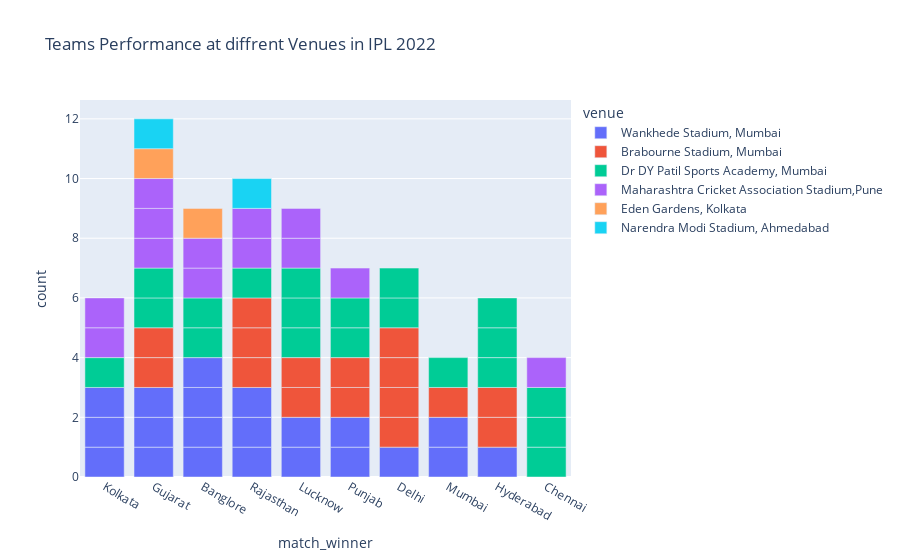

This figure's notebook cell:
### Code cell
figure = p.bar(data, x=data["match_winner"], color = "venue",
            title="Teams Performance at diffrent Venues in IPL 2022")
figure.show()

### Figure 1 — Plotly figure (JSON) as saved in the notebook; plotly's stock layout.template omitted (floating-point values rounded to 4 significant figures)
{"data": [{"alignmentgroup": "True", "hovertemplate": "venue=Wankhede Stadium, Mumbai<br>match_winner=%{x}<br>count=%{y}<extra></extra>", "legendgroup": "Wankhede Stadium, Mumbai", "marker": {"color": "#636efa", "pattern": {"shape": ""}}, "name": "Wankhede Stadium, Mumbai", "offsetgroup": "Wankhede Stadium, Mumbai", "orientation": "v", "showlegend": true, "textposition": "auto", "type": "bar", "x": ["Kolkata", "Gujarat", "Kolkata", "Banglore", "Rajasthan", "Banglore", "Rajasthan", "Lucknow", "Punjab", "Gujarat", "Delhi", "Lucknow", "Kolkata", "Rajasthan", "Banglore", "Mumbai", "Gujarat", "Hyderabad", "Banglore", "Mumbai", "Punjab"], "xaxis": "x", "y": [1, 1, 1, 1, 1, 1, 1, 1, 1, 1, 1, 1, 1, 1, 1, 1, 1, 1, 1, 1, 1], "yaxis": "y"}, {"alignmentgroup": "True", "hovertemplate": "venue=Brabourne Stadium, Mumbai<br>match_winner=%{x}<br>count=%{y}<extra></extra>", "legendgroup": "Brabourne Stadium, Mumbai", "marker": {"color": "#EF553B", "pattern": {"shape": ""}}, "name": "Brabourne Stadium, Mumbai", "offsetgroup": "Brabourne Stadium, Mumbai", "orientation": "v", "showlegend": true, "textposition": "auto", "type": "bar", "x": ["Delhi", "Lucknow", "Punjab", "Gujarat", "Delhi", "Hyderabad", "Lucknow", "Rajasthan", "Delhi", "Hyderabad", "Gujarat", "Delhi", "Mumbai", "Punjab", "Rajasthan", "Rajasthan"], "xaxis": "x", "y": [1, 1, 1, 1, 1, 1, 1, 1, 1, 1, 1, 1, 1, 1, 1, 1], "yaxis": "y"}, {"alignmentgroup": "True", "hovertemplate": "venue=Dr DY Patil Sports Academy, Mumbai<br>match_winner=%{x}<br>count=%{y}<extra></extra>", "legendgroup": "Dr DY Patil Sports Academy, Mumbai", "marker": {"color": "#00cc96", "pattern": {"shape": ""}}, "name": "Dr DY Patil Sports Academy, Mumbai", "offsetgroup": "Dr DY Patil Sports Academy, Mumbai", "orientation": "v", "showlegend": true, "textposition": "auto", "type": "bar", "x": ["Punjab", "Banglore", "Rajasthan", "Lucknow", "Lucknow", "Hyderabad", "Hyderabad", "Chennai", "Gujarat", "Hyderabad", "Banglore", "Chennai", "Gujarat", "Mumbai", "Punjab", "Chennai", "Kolkata", "Delhi", "Delhi", "Lucknow"], "xaxis": "x", "y": [1, 1, 1, 1, 1, 1, 1, 1, 1, 1, 1, 1, 1, 1, 1, 1, 1, 1, 1, 1], "yaxis": "y"}, {"alignmentgroup": "True", "hovertemplate": "venue=Maharashtra Cricket Association Stadium,Pune<br>match_winner=%{x}<br>count=%{y}<extra></extra>", "legendgroup": "Maharashtra Cricket Association Stadium,Pune", "marker": {"color": "#ab63fa", "pattern": {"shape": ""}}, "name": "Maharashtra Cricket Association Stadium,Pune", "offsetgroup": "Maharashtra Cricket Association Stadium,Pune", "orientation": "v", "showlegend": true, "textposition": "auto", "type": "bar", "x": ["Rajasthan", "Gujarat", "Kolkata", "Banglore", "Punjab", "Gujarat", "Rajasthan", "Lucknow", "Chennai", "Banglore", "Lucknow", "Gujarat", "Kolkata"], "xaxis": "x", "y": [1, 1, 1, 1, 1, 1, 1, 1, 1, 1, 1, 1, 1], "yaxis": "y"}, {"alignmentgroup": "True", "hovertemplate": "venue=Eden Gardens, Kolkata<br>match_winner=%{x}<br>count=%{y}<extra></extra>", "legendgroup": "Eden Gardens, Kolkata", "marker": {"color": "#FFA15A", "pattern": {"shape": ""}}, "name": "Eden Gardens, Kolkata", "offsetgroup": "Eden Gardens, Kolkata", "orientation": "v", "showlegend": true, "textposition": "auto", "type": "bar", "x": ["Gujarat", "Banglore"], "xaxis": "x", "y": [1, 1], "yaxis": "y"}, {"alignmentgroup": "True", "hovertemplate": "venue=Narendra Modi Stadium, Ahmedabad<br>match_winner=%{x}<br>count=%{y}<extra></extra>", "legendgroup": "Narendra Modi Stadium, Ahmedabad", "marker": {"color": "#19d3f3", "pattern": {"shape": ""}}, "name": "Narendra Modi Stadium, Ahmedabad", "offsetgroup": "Narendra Modi Stadium, Ahmedabad", "orientation": "v", "showlegend": true, "textposition": "auto", "type": "bar", "x": ["Rajasthan", "Gujarat"], "xaxis": "x", "y": [1, 1], "yaxis": "y"}], "layout": {"barmode": "relative", "legend": {"title": {"text": "venue"}, "tracegroupgap": 0}, "title": {"text": "Teams Performance at diffrent Venues in IPL 2022"}, "xaxis": {"anchor": "y", "domain": [0, 1], "title": {"text": "match_winner"}}, "yaxis": {"anchor": "x", "domain": [0, 1], "title": {"text": "count"}}}}
